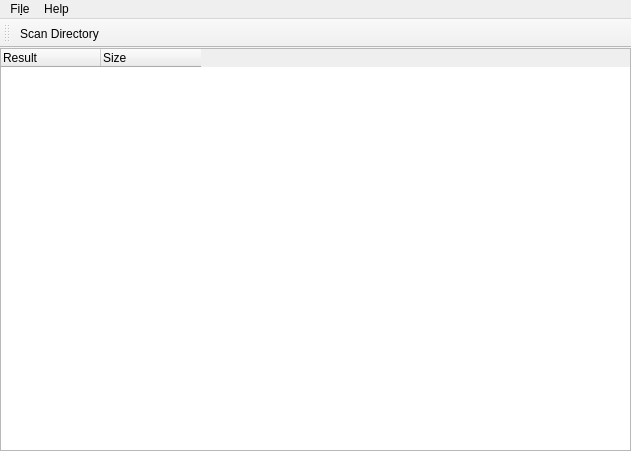
<?xml version="1.0" encoding="UTF-8"?>
<ui version="4.0">
 <class>MainWindow</class>
 <widget class="QMainWindow" name="MainWindow">
  <property name="geometry">
   <rect>
    <x>0</x>
    <y>0</y>
    <width>631</width>
    <height>451</height>
   </rect>
  </property>
  <property name="windowTitle">
   <string>MainWindow</string>
  </property>
  <widget class="QWidget" name="centralWidget">
   <layout class="QHBoxLayout" name="horizontalLayout">
    <property name="leftMargin">
     <number>0</number>
    </property>
    <property name="topMargin">
     <number>0</number>
    </property>
    <property name="rightMargin">
     <number>0</number>
    </property>
    <property name="bottomMargin">
     <number>0</number>
    </property>
    <item>
     <widget class="QTreeWidget" name="treeWidget">
      <attribute name="headerMinimumSectionSize">
       <number>100</number>
      </attribute>
      <attribute name="headerStretchLastSection">
       <bool>false</bool>
      </attribute>
      <column>
       <property name="text">
        <string>Result</string>
       </property>
      </column>
      <column>
       <property name="text">
        <string>Size</string>
       </property>
      </column>
     </widget>
    </item>
   </layout>
  </widget>
  <widget class="QMenuBar" name="menuBar">
   <property name="geometry">
    <rect>
     <x>0</x>
     <y>0</y>
     <width>631</width>
     <height>29</height>
    </rect>
   </property>
   <widget class="QMenu" name="menuFile">
    <property name="title">
     <string>Fi&amp;le</string>
    </property>
    <addaction name="actionScan_Directory"/>
    <addaction name="separator"/>
    <addaction name="actionExit"/>
   </widget>
   <widget class="QMenu" name="menuHelp">
    <property name="title">
     <string>Help</string>
    </property>
    <addaction name="actionAbout"/>
   </widget>
   <addaction name="menuFile"/>
   <addaction name="menuHelp"/>
  </widget>
  <widget class="QToolBar" name="toolBar">
   <property name="windowTitle">
    <string>toolBar</string>
   </property>
   <attribute name="toolBarArea">
    <enum>TopToolBarArea</enum>
   </attribute>
   <attribute name="toolBarBreak">
    <bool>false</bool>
   </attribute>
   <addaction name="actionScan_Directory"/>
  </widget>
  <action name="actionScan_Directory">
   <property name="text">
    <string>&amp;Scan Directory...</string>
   </property>
  </action>
  <action name="actionExit">
   <property name="text">
    <string>&amp;Exit</string>
   </property>
  </action>
  <action name="actionAbout">
   <property name="text">
    <string>&amp;About</string>
   </property>
  </action>
 </widget>
 <layoutdefault spacing="6" margin="11"/>
 <resources/>
 <connections/>
</ui>
